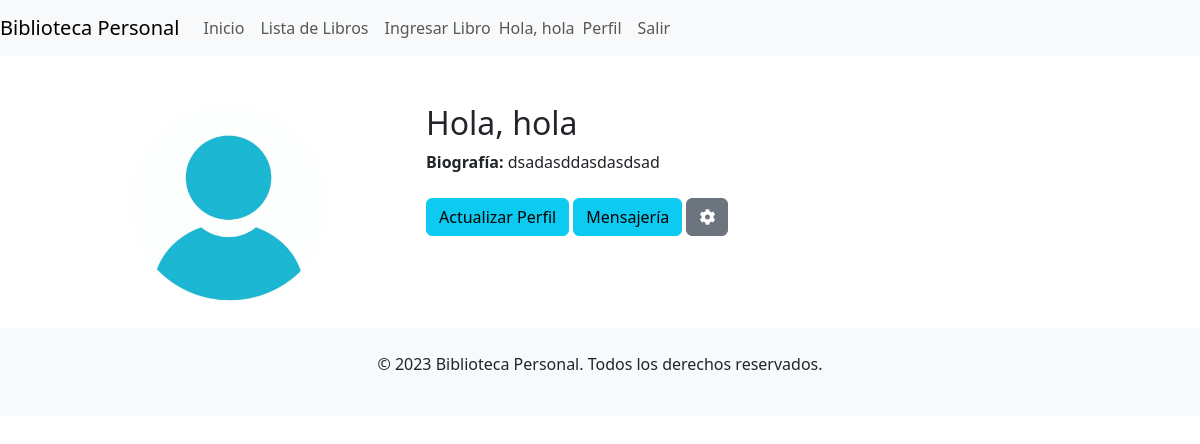
/usuarios/registro/perfil/ (signed in), run on an earlier commit of the app's database.
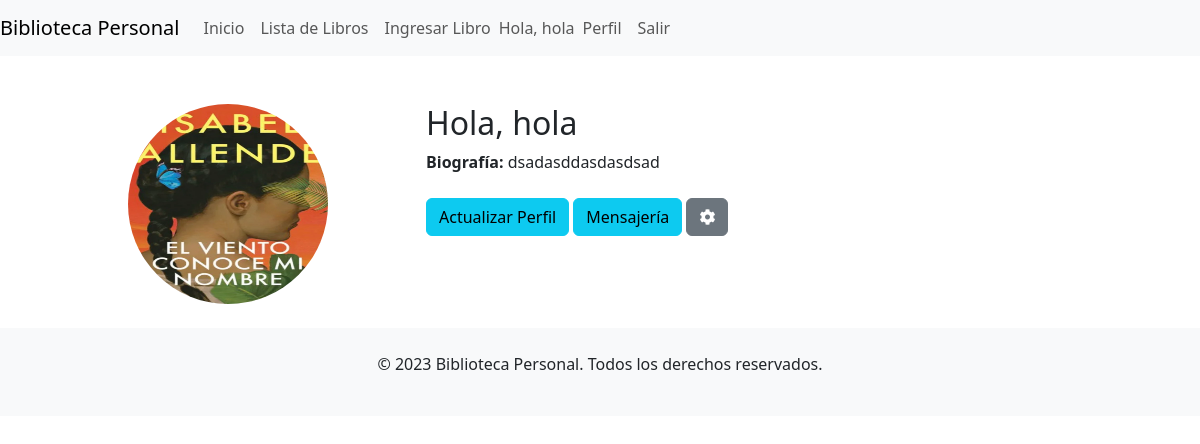
And on a later commit of the database.
### usuarios/models.py (models this page shows)
class UserProfile(models.Model):
    user = models.OneToOneField(User, on_delete=models.CASCADE)
    profile_image = models.ImageField(upload_to='profile_images/', null=True, blank=True)
    bio = models.TextField(blank=True, null=True)

### usuarios/views.py (the view)
# urls.py: path('perfil/', views.perfil, name='perfil'),
@login_required
def perfil(request):
    profile, created = UserProfile.objects.get_or_create(user=request.user)
    if request.method == "POST":
        form = UserProfileForm(request.POST, request.FILES, instance=profile)
        if form.is_valid():
            form.save()
            messages.success(request, "Perfil actualizado con éxito.")
        else:
            messages.error(request, "Hubo un error al actualizar el perfil.")
    else:
        form = UserProfileForm(instance=profile)
    return render(request, 'usuarios/perfil.html', {'profile': profile, 'form': form})

### usuarios/templates/usuarios/perfil.html (shortened to what this page needs)
{% extends "inicio/homepage.html" %}
{% load static %}
{% block content %}
<div class="container mt-5">
  <div class="row">
    <div class="col-md-4">
      <div class="text-center">
        {% if profile.profile_image %}
        <img src="{{ profile.profile_image.url }}" class="rounded-circle" width="200" height="200" />
        {% else %}
        <img src="{% static 'img/default_profile.jpg' %}" class="rounded-circle" width="200" height="200" />
        {% endif %}
      </div>
    </div>
    <div class="col-md-8">
      <h2>Hola, {{ user.username }}</h2>
      <p><strong>Biografía:</strong> {{ profile.bio }}</p>
      <button type="button" class="btn btn-info mt-2" data-bs-toggle="modal" data-bs-target="#editProfileModal">
        Actualizar Perfil
      </button>
      <button type="button" class="btn btn-info mt-2" onclick="location.href='{% url 'bandeja_entrada' %}'">
        Mensajería
    </button>
      <button type="button" class="btn btn-secondary mt-2" data-bs-toggle="modal" data-bs-target="#configuracionModal">
        <i class="fas fa-cog"></i>
      </button>
    </div>
  </div>
</div>
{% endblock %}

What changed in the data, as far as the page shows it:
changed UserProfile "dsadasddasdasdsad": profile_image: picture added
